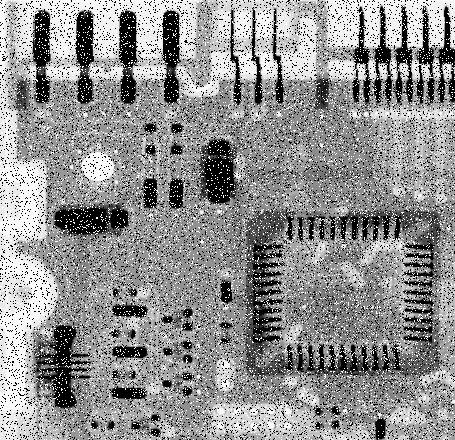
%> input picture Imagenes prueba/Board.jpg, 455 x 440 px
$ octave Ecualizacion_Histograma.m   (GNU Octave 9; MATLAB toolbox functions it lacks are replaced by stand-ins)
%> lines starting %> are read from the running program, lines starting %| are printed output that depends on the picture
clc
close all
clear

% Selección manual de la imagen
[filename, pathname] = uigetfile({'*.jpg;*.png;*.bmp;*.tif'}, 'Selecciona una imagen');
%> the answer given: Imagenes prueba/Board.jpg
if isequal(filename, 0)
    disp('No seleccionaste ninguna imagen');
else
    % Cargar la imagen
    imagen = imread(fullfile(pathname, filename));
%> imagen is the input picture: size 440x455 uint8; min 0, max 255, mean 144.1

    % Convertir la imagen a escala de grises (si no lo está)
    if size(imagen, 3) == 3
        imagen_gris = rgb2gray(imagen);
    else
        imagen_gris = imagen;
    end

    % Aplicar la ecualización de histograma
    imagen_ecualizada = histeq(imagen_gris);
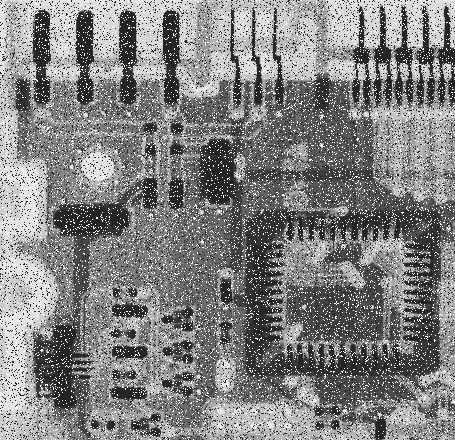
%> imagen_ecualizada: size 440x455 uint8; min 36, max 255, mean 130.4

    % Mostrar la comparación entre la imagen original y la ecualizada
    figure;
    subplot(1, 2, 1); % Espacio para la imagen original
    imshow(imagen_gris);
    title('Imagen Original con Bajo Contraste');

    subplot(1, 2, 2); % Espacio para la imagen ecualizada
    imshow(imagen_ecualizada);
    title('Imagen Ecualizada (Histograma)');

    % Mostrar los histogramas
    figure;
    subplot(1, 2, 1);
    imhist(imagen_gris);
    title('Histograma de la Imagen Original');

    subplot(1, 2, 2);
    imhist(imagen_ecualizada);
    title('Histograma de la Imagen Ecualizada');
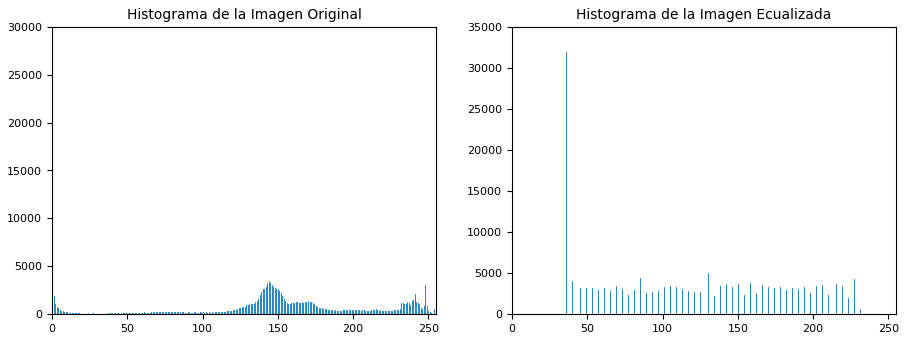
%> figure redrawn from the program's plot data, 2 panels; panel 1: highest point at x = 0, y = 29968; panel 2: highest point at x = 36, y = 31886
end

$ run again, on Imagenes prueba/Radio.jpg
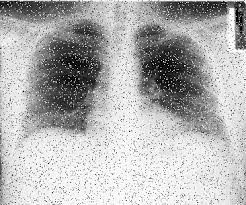
%> input picture Imagenes prueba/Radio.jpg, 246 x 205 px
%> imagen is the input picture: size 205x246x3 uint8; min 0, max 255, mean 177.4
%> `imagen_ecualizada = histeq(imagen_gris);`:
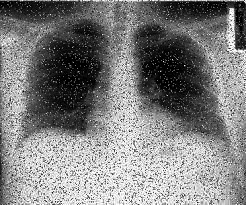
%> imagen_ecualizada: size 205x246 uint8; min 0, max 255, mean 126.5
%> `title('Histograma de la Imagen Ecualizada');`:
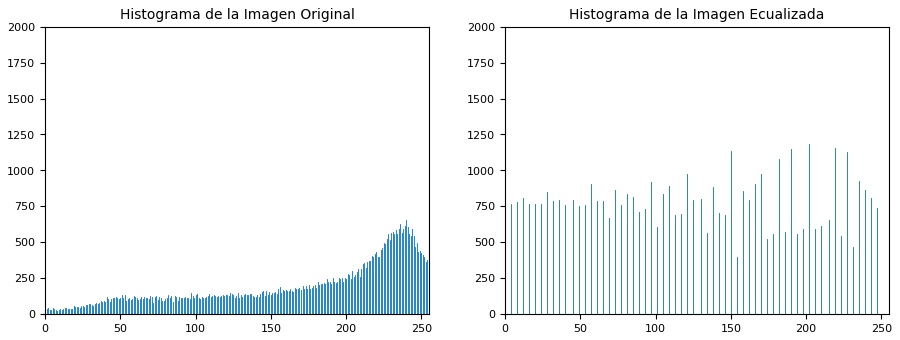
%> figure redrawn from the program's plot data, 2 panels; panel 1: highest point at x = 255, y = 1448
